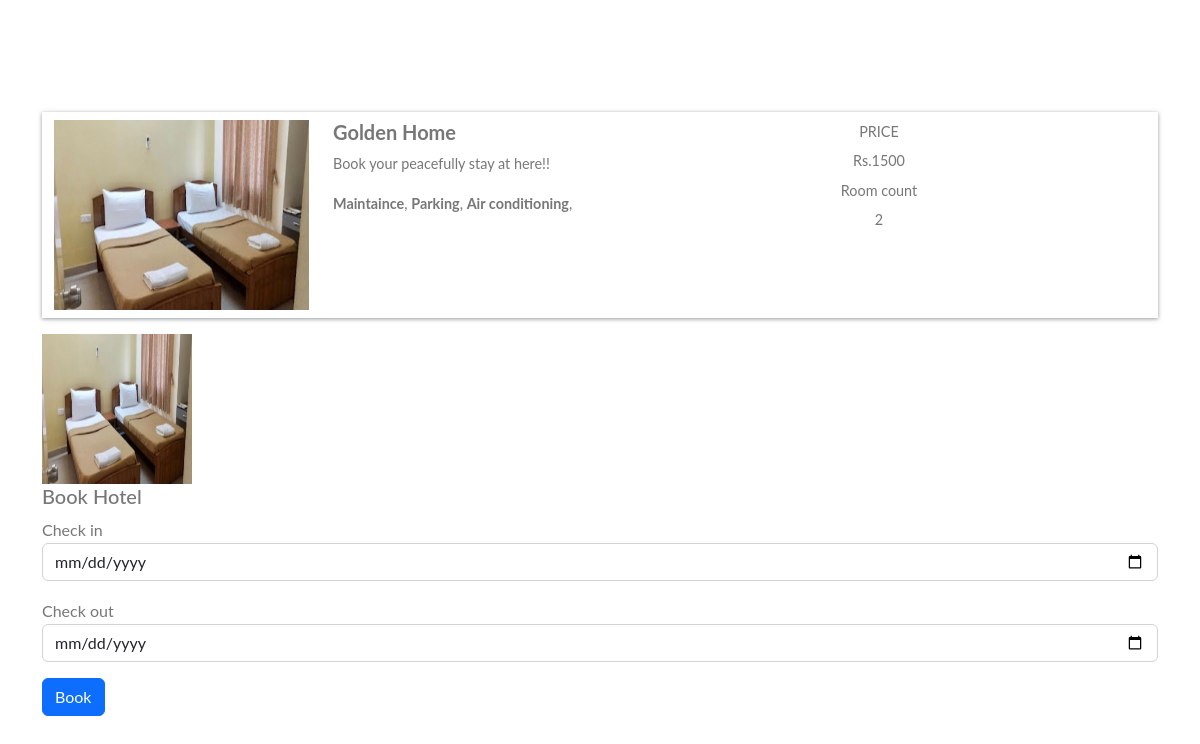
The page /hotel-detail/a9ebc763fc8945ba8182816f9e8861ee/ (signed in) on the database its author committed.
### home/models.py (models this page shows, shortened)
class BaseModel(models.Model):
    uid = models.UUIDField(default=uuid.uuid4  , editable=False , primary_key=True)
    created_at = models.DateField(auto_now_add=True)
    updated_at = models.DateField(auto_now_add=True)
    class Meta:
        abstract = True

class Hotel(BaseModel):
    hotel_name= models.CharField(max_length=100)
    hotel_price = models.IntegerField()
    description = models.TextField()
    amenities = models.ManyToManyField(Amenities)
    room_count = models.IntegerField(default=10)

class HotelImages(BaseModel):
    hotel = models.ForeignKey(Hotel , related_name = "images" , on_delete= models.CASCADE)
    images = models.ImageField(upload_to = "hotels")

class Amenities(BaseModel):
    amenity_name = models.CharField(max_length=100)

### home/views.py (the view, shortened to what this page needs)
# urls.py: path('hotel-detail/<uid>/' , hotel_detail , name="hotel_detail"),
def hotel_detail(request,uid):
    hotel_obj = Hotel.objects.get(uid = uid)
    return render(request , 'hotel_detail.html' ,{
        'hotels_obj' :hotel_obj
    })

### home/templates/hotel_detail.html (shortened to what this page needs)
{% extends "base.html" %}
{%  block start %}
<div class="container mt-5 pt-5">
    <div class="row search-card-result">
        <div class="col-md-3">
        <a href="/hotel-detail/{{hotels_obj.uid}}">
            <img class="img-fluid" src="/media/{{hotels_obj.images.first.images}}" alt="Card image cap">
        </a></div>
        <div class="col-md-5">
            <h5>{{hotels_obj.hotel_name}}</h5>
            <p>
                {{hotels_obj.description|truncatechars:150}}
            </p>
            <p>
                {%for amenitie in hotels_obj.amenities.all %}
                <b>{{amenitie.amenity_name}}</b>,
                {% endfor %}
            </p>
        </div>
        <div class="col-md-2 border-left text-center more-offers">
            <p>PRICE</p>
            <p>Rs.{{hotels_obj.hotel_price}}</p>
            <p>Room count</p>
            <p>{{hotels_obj.room_count}}</p>
        </div>
    </div>
    <div class="row">
        {% for image in hotels_obj.images.all %}
        <div class="col-md-3">
            <img src="/media/{{image.images}}" style="height: 150px ; width:150px">
        </div>
        {% endfor %}
    </div>
    {% if request.user.is_authenticated %}
    <div class="filter-card">
        <h5>Book Hotel</h5>
        <form method="post">
            <div class="row form-group">
                <div class="col-md-12">
                    <label for="mintopay">Check in</label>
                    <p>
                        <input type="date" name="checkin" id="checkin" class="form-control">
                    </p>
                </div>
                <div class="col-md-12">
                    <label for="maxtopay">Check out</label>
                    <p>
                        <input type="date" name="checkout" id="checkout" class="form-control">
                    </p>
                </div>
            </div>
            <div class="row form-group">
                <div class="col-md-12">
                    <input type="submit" class="btn btn-primary btn-block" value="Book">
                </div>
            </div>
        </form>
    </div>
    {% else %}
    <a href="/login/" class="btn btn-primary mt-5 ">Login</a>
        </br>
    <a href="/register/" class="btn btn-primary mt-5 ">Register</a>
    {% endif %}
</div>
{% endblock %}

### home/templates/base.html (style rules this page uses)
body { font-family: "Lato", Arial, sans-serif; font-weight: 400; font-size: 16px; line-height: 1.7; background: #fff; color: #777; }
.search-card-result { box-shadow: 0px 1px 4px rgba(41, 51, 57, 0.5); margin: 1rem 0; padding: 0.5rem 0; background-color: #fff; }
.search-card-result img { height: 190px; }
.search-card-result h5 { font-style: 1.1rem; font-weight: 700; }
.search-card-result p { font-size: 0.9rem; }
.search-card-result .more-offers p { margin-bottom: 0.3rem; }

### rows shown on the page
Hotel: images.first.images (picture), hotel_name "Golden Home", description "Book your peacefully stay at here!!", hotel_price "1500", room_count "2"
Amenities: amenity_name "Maintaince"
Amenities: amenity_name "Parking"
Amenities: amenity_name "Air conditioning"
HotelImages: images (picture)
